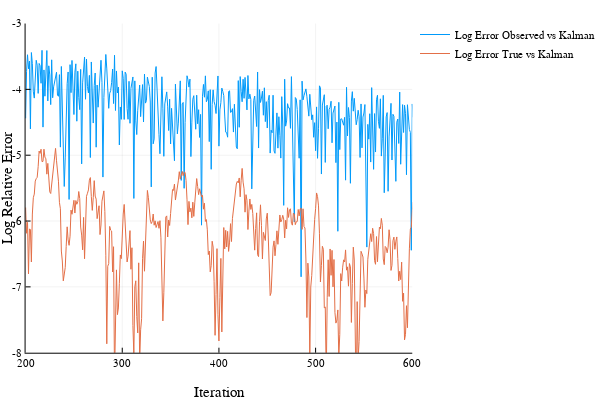

Notebook source saved alongside this figure:
### Markdown cell above
## Looking at the Relative Error

### Code cell
errorTrueKalman = (sqrt.(sum((XTOut - XKOut).^2,dims=1))./sum(abs.(XKOut),dims=1))';
errorObservedKalman = (sqrt.(sum((YOut - XKOut[1:2,:]).^2,dims=1))./sum(abs.(YOut),dims=1))';

plot(log.(errorObservedKalman),label="Log Error Observed vs Kalman",xlim=(200,600))
plot!(log.(errorTrueKalman),label="Log Error True vs Kalman",xlim=(200,600),ylim=(-8,-3),xlabel="Iteration",ylabel="Log Relative Error")

### Figure 1 — Plotly figure (JSON) as saved in the notebook; plotly's stock layout.template omitted (floating-point values rounded to 4 significant figures; data arrays with more than 128 entries replaced by an {"elided": "..."} marker saying what was removed)
{"data": [{"colorbar": {"title": ""}, "hoverinfo": "text", "legendgroup": "Log Error Observed vs Kalman", "line": {"color": "rgba(0, 154, 250, 1.000)", "dash": "solid", "shape": "linear", "width": 1}, "mode": "lines", "name": "Log Error Observed vs Kalman", "showlegend": true, "text": {"elided": "1199 null values"}, "type": "scatter", "x": {"elided": "1199 int values"}, "xaxis": "x1", "y": {"elided": "1199 float values"}, "yaxis": "y1", "zmax": null, "zmin": null}, {"colorbar": {"title": ""}, "hoverinfo": "text", "legendgroup": "Log Error True vs Kalman", "line": {"color": "rgba(227, 111, 71, 1.000)", "dash": "solid", "shape": "linear", "width": 1}, "mode": "lines", "name": "Log Error True vs Kalman", "showlegend": true, "text": {"elided": "1200 null values"}, "type": "scatter", "x": {"elided": "1200 int values"}, "xaxis": "x1", "y": {"elided": "1200 float values"}, "yaxis": "y1", "zmax": null, "zmin": null}], "layout": {"annotations": [], "height": 400, "legend": {"bgcolor": "rgba(255, 255, 255, 1.000)", "bordercolor": "rgba(0, 0, 0, 1.000)", "font": {"color": "rgba(0, 0, 0, 1.000)", "family": "sans-serif", "size": 11}, "tracegroupgap": 0, "x": 1, "y": 1}, "margin": {"b": 20, "l": 0, "r": 0, "t": 20}, "paper_bgcolor": "rgba(255, 255, 255, 1.000)", "plot_bgcolor": "rgba(255, 255, 255, 1.000)", "showlegend": true, "width": 600, "xaxis": {"anchor": "y1", "domain": [0.06165, 0.9934], "gridcolor": "rgba(0, 0, 0, 0.100)", "gridwidth": 0.5, "linecolor": "rgba(0, 0, 0, 1.000)", "mirror": false, "range": [200, 600], "showgrid": true, "showline": true, "showticklabels": true, "tickangle": 0, "tickcolor": "rgb(0, 0, 0)", "tickfont": {"color": "rgba(0, 0, 0, 1.000)", "family": "sans-serif", "size": 11}, "tickmode": "array", "ticks": "inside", "ticktext": ["200", "300", "400", "500", "600"], "tickvals": [200, 300, 400, 500, 600], "title": "Iteration", "titlefont": {"color": "rgba(0, 0, 0, 1.000)", "family": "sans-serif", "size": 15}, "type": "-", "visible": true, "zeroline": false, "zerolinecolor": "rgba(0, 0, 0, 1.000)"}, "yaxis": {"anchor": "x1", "domain": [0.07581, 0.9902], "gridcolor": "rgba(0, 0, 0, 0.100)", "gridwidth": 0.5, "linecolor": "rgba(0, 0, 0, 1.000)", "mirror": false, "range": [-8, -3], "showgrid": true, "showline": true, "showticklabels": true, "tickangle": 0, "tickcolor": "rgb(0, 0, 0)", "tickfont": {"color": "rgba(0, 0, 0, 1.000)", "family": "sans-serif", "size": 11}, "tickmode": "array", "ticks": "inside", "ticktext": ["-8", "-7", "-6", "-5", "-4", "-3"], "tickvals": [-8, -7, -6, -5, -4, -3], "title": "Log Relative Error", "titlefont": {"color": "rgba(0, 0, 0, 1.000)", "family": "sans-serif", "size": 15}, "type": "-", "visible": true, "zeroline": false, "zerolinecolor": "rgba(0, 0, 0, 1.000)"}}}
